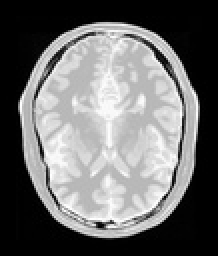
%> input picture BiSIPL_Lab9/S3_Q2_utils/pd.jpg, 109 x 128 px, shrunk from 213 x 249 before the run (shown 2 times larger)
$ octave Q3.m   (GNU Octave 9; MATLAB toolbox functions it lacks are replaced by stand-ins)
%> lines starting %> are read from the running program, lines starting %| are printed output that depends on the picture; in (x1, y1, x2, y2) boxes, pixels count from 0 and x2, y2 are one past the last pixel; in counts of white or black regions, pixels touching at a corner belong together; the program's own positions count from 1
clc
clear

%% Q3
pd = im2double(imread('S3_Q2_utils/pd.jpg'));
%> pd: size 128x109x3 double; min 0, max 1, mean 0.428
t1 = im2double(imread('S3_Q2_utils/t1.jpg'));
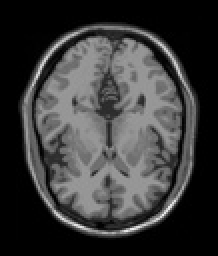
%> input picture BiSIPL_Lab9/S3_Q2_utils/t1.jpg, 109 x 128 px, shrunk from 213 x 249 before the run (shown 2 times larger)
%> t1: size 128x109x3 double; min 0, max 0.941, mean 0.227
t2 = im2double(imread('S3_Q2_utils/t2.jpg'));
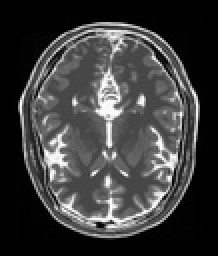
%> input picture BiSIPL_Lab9/S3_Q2_utils/t2.jpg, 109 x 128 px, shrunk from 213 x 249 before the run (shown 2 times larger)
%> t2: size 128x109x3 double; min 0, max 1, mean 0.238

data = cat(3, pd(:, :, 1), t1(:, :, 1), t2(:, :, 1));
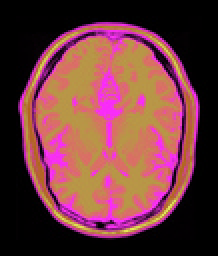
%> data: size 128x109x3 double (shown 2 times larger); mean R, G, B 0.428, 0.227, 0.238
data = reshape(data, size(pd, 1)*size(pd, 2),3);
n = size(data, 1); %data points
%> n = 13952

N_cluster = 6;
start = randperm(n, N_cluster); %N random data indices
cent = data(start,:); %Initial centers
%> cent = [0 0 0; 0.922 0.278 0.765; 0.894 0.353 0.565; 0.129 0.0196 0.102; 0.91 0.302 0.686; 0.718 0.573 0.275]
idx = zeros(n,1); %data cluster ids

for i = 1:5 %iterations
    %Assigning new cluster ids to data
    for j = 1:n
        id = 1;
        dist = sum((data(j,:)-cent(id,:)).^2);
        for k = 2:N_cluster
            if(sum((data(j,:)-cent(k,:)).^2)<dist)
                dist = sum((data(j,:)-cent(k,:)).^2);
                id = k;
            end
        end
        idx(j) = id;
    end
    %Updating the centers
    clust_sum = zeros(N_cluster,3);
    clust_count = zeros(N_cluster,1);
    for j = 1:n
        clust_sum(idx(j),:) = clust_sum(idx(j),:) + data(j,:);
        clust_count(idx(j)) = clust_count(idx(j)) + 1;
    end
    cent = clust_sum./(repmat(clust_count,1,3));
end
%> after the loop, clust_count = [6277; 714; 2424; 535; 935; 3067]; clust_sum = [39.95 10.07 37.39; 675.1 146.5 631.8; 2030.2 1028.7 993.6; 205.7 44.23 193.6; 752.5 224 599.3; 2273.3 1712.2 862.9]

img = reshape(idx, size(pd, 1), size(pd, 2));
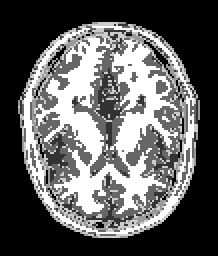
%> img: size 128x109 double (shown 2 times larger); min 1, max 6, mean 2.88; drawn with min black and max white

figure('WindowState', 'maximized');
for i=1:N_cluster
    subplot(2, 3, i)
    ith_cluster = img;
    ith_cluster(img~=i) = 0;
    imshow(ith_cluster/i);
end
%> this loop made 6 passes
%> pass 1, `imshow(ith_cluster/i);`:
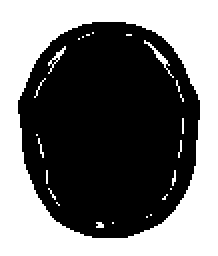
%> displayed picture: size 128x109, on the screen's scale of 0 to 255 (shown 2 times larger); 45% white; 25 white regions (22 under 20 px), largest, box (x1, y1, x2, y2) and area: (0, 0, 109, 128) 6106, (72, 20, 87, 39) 41, (24, 23, 33, 37) 29
%> after the loop:
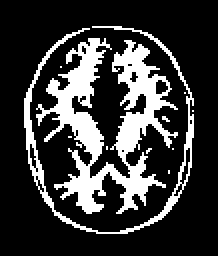
%> ith_cluster: size 128x109 double (shown 2 times larger); values 0 (black) and 6 (white), 22% white; 11 white regions (9 under 20 px), largest, box (x1, y1, x2, y2) and area: (18, 19, 89, 107) 2345, (12, 13, 97, 117) 700
%> after the loop:
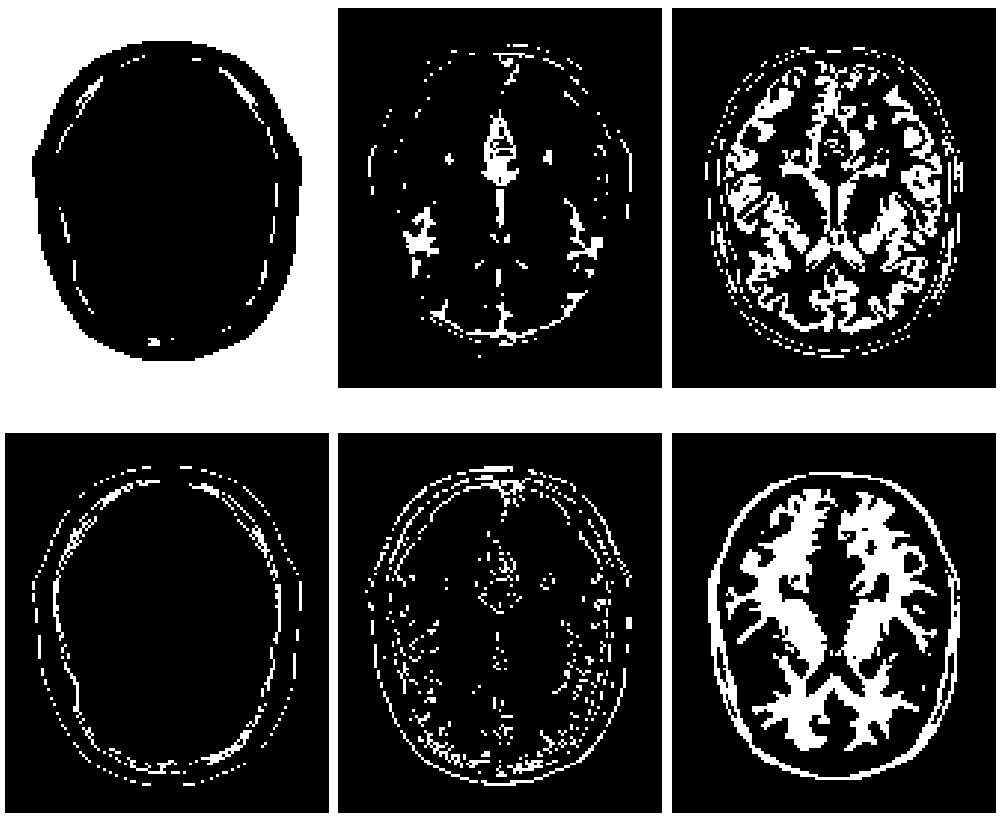
%> figure redrawn from the program's plot data, 6 panels
%saveas(gcf, 'Manual kmeans.png');
